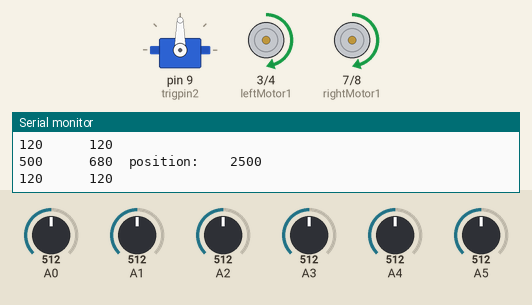
Recording of a sketch running on a simulated Arduino Uno, built with avr-gcc and run on an emulated ATmega328P. On the bench: servo, motor-driver pin pairs drawn as motors (green arrow = first pin HIGH = forward, orange = second pin HIGH = backward, longer = more drive, scaled by the enable pin), the last lines printed to the serial monitor. The inputs (shaded band) are chosen by the test bench; at power-on: A0 = 512, A4 = 512, A5 = 512, A1 = 512, A2 = 512, A3 = 512.

Above: at 4.8 s.
4.9 s: A0 set to 706
At 5.6 s:
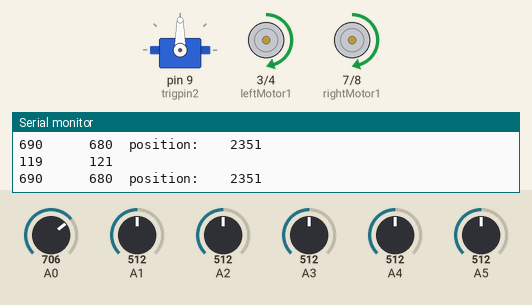
6.5 s: A0 set to 725
At 7.7 s:
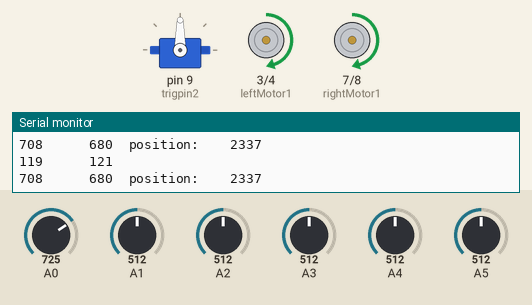
8.0 s: A4 set to 716
At 8.4 s:
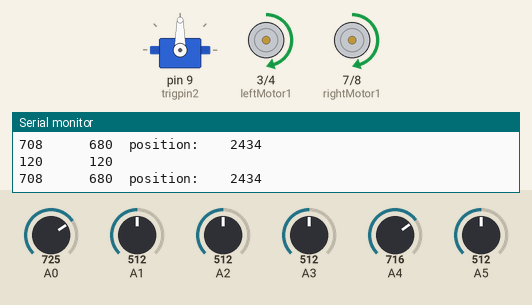
9.6 s: A5 set to 327
At 10.1 s:
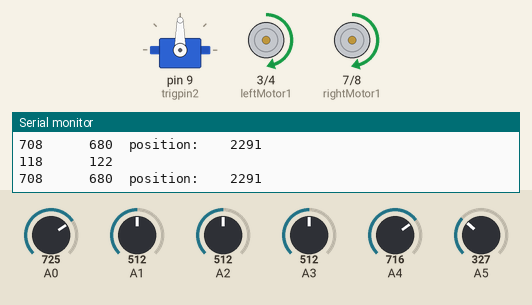
12.6 s: A5 set to 310
At 14.1 s:
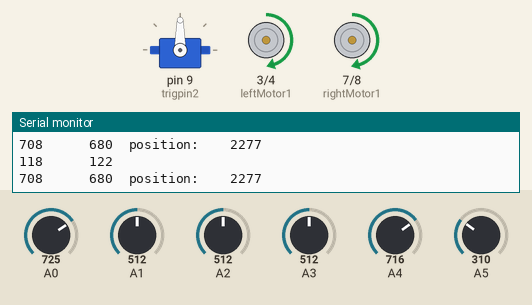
15.6 s: A4 set to 481
At 16.3 s:
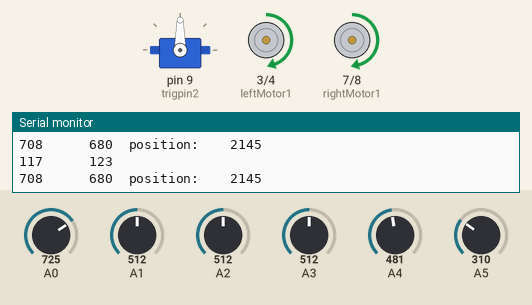
18.6 s: A4 set to 458
Timing chart, 0 to 21.6 s (numbered marks = the images above; inputs shaded):
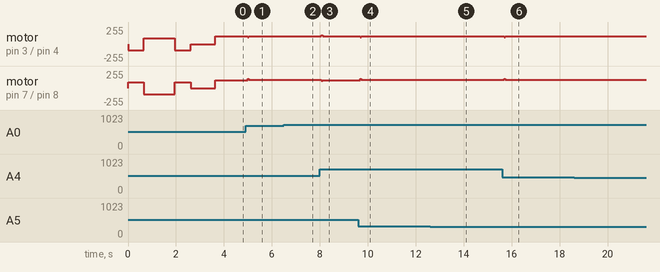

Measured:
- after the input at 4.9 s, motor on pin 3 (leftMotor1) / pin 4 (leftMotor2): forward 120/255 → forward 119/255 after 0.09 s; motor on pin 7 (rightMotor1) / pin 8 (rightMotor2): forward 120/255 → forward 121/255 after 0.09 s
- after the input at 6.5 s, motor on pin 3 (leftMotor1) / pin 4 (leftMotor2): forward 119/255 → forward 117/255 after 0.05 s, → forward 119/255 0.05 s later; motor on pin 7 (rightMotor1) / pin 8 (rightMotor2): forward 121/255 → forward 123/255 after 0.05 s, → forward 121/255 0.05 s later
- after the input at 8.0 s, motor on pin 3 (leftMotor1) / pin 4 (leftMotor2): forward 119/255 → forward 120/255 after 0.06 s; motor on pin 7 (rightMotor1) / pin 8 (rightMotor2): forward 121/255 → forward 120/255 after 0.06 s
- after the input at 9.6 s, motor on pin 3 (leftMotor1) / pin 4 (leftMotor2): forward 120/255 → forward 118/255 after 0.08 s; motor on pin 7 (rightMotor1) / pin 8 (rightMotor2): forward 120/255 → forward 122/255 after 0.08 s
- after the input at 12.6 s, motor on pin 3 (leftMotor1) / pin 4 (leftMotor2): forward 118/255 → forward 117/255 after 0.06 s, → forward 118/255 0.05 s later; motor on pin 7 (rightMotor1) / pin 8 (rightMotor2): forward 122/255 → forward 123/255 after 0.06 s, → forward 122/255 0.05 s later
- after the input at 15.6 s, motor on pin 3 (leftMotor1) / pin 4 (leftMotor2): forward 118/255 → forward 117/255 after 0.09 s; motor on pin 7 (rightMotor1) / pin 8 (rightMotor2): forward 122/255 → forward 123/255 after 0.09 s
- after the input at 18.6 s, motor on pin 3 (leftMotor1) / pin 4 (leftMotor2): forward 117/255 → forward 115/255 after 0.07 s, → forward 117/255 0.05 s later; motor on pin 7 (rightMotor1) / pin 8 (rightMotor2): forward 123/255 → forward 125/255 after 0.07 s, → forward 123/255 0.05 s later

The sketch:

betta.ino
```cpp
#include <QTRSensors.h>
#include <Servo.h> /* Servo kutuphanesi projeye dahil edildi */
#define NUM_SENSORS 6 // kullanılan sensör numarası siz 8ini de kullanabilirsiniz.
#define TIMEOUT 2500 // Sensörlerden başlangıçta kusursuz değerler almak için 2.5 sn. bekle
#define rightMotor1 7
#define rightMotor2 8
#define rightMotorPWM 6
#define leftMotor1 3
#define leftMotor2 4
#define leftMotorPWM 5
#define trigpin1 8 //TRİG pin'ini arduino'daki 5.pine bağladığımızı belirtiyoruz.
#define echopin1 7 //ECHO pin'ini arduino'daki 3.pine bağladığımızı belirtiyoruz.
#define trigpin2 9//TRİG solll pin'ini arduino'daki 5.pine bağladığımızı belirtiyoruz.
#define echopin2 10//ECHO pin'ini arduino'daki 3.pine bağladığımızı belirtiyoruz.
Servo servo;//servo 9. pinde
int lastError = 0;
unsigned int sensors[6];
QTRSensorsAnalog qtrrc((unsigned char[]) {0,1,2,3,4,5} ,NUM_SENSORS);
unsigned int sensorValues[NUM_SENSORS];


void setup()
{
Serial.begin(9600);
pinMode(trigpin1, OUTPUT);
pinMode(echopin1, INPUT);
pinMode(trigpin2, OUTPUT);
pinMode(echopin2, INPUT);
pinMode(rightMotor1, OUTPUT);
pinMode(rightMotor2, OUTPUT);
pinMode(rightMotorPWM, OUTPUT);
pinMode(leftMotor1, OUTPUT);
pinMode(leftMotor2, OUTPUT);
pinMode(leftMotorPWM, OUTPUT);
servo.attach(9);
int i;
for (int i = 0; i < 100; i++){ // tercihe bağlı alandır ya robotunuzu hatta yürüterek kalibre edin veya bunu otomatik yapın.

  if ( i  < 25 || i >= 75 ) // sensörleri, karşılaşılabilecek en aydınlık ve en karanlık okumalara maruz bırakmak için sola ve sağa çevirin.
     turnright(1);
   else
     turnleft(1);
qtrrc.calibrate();
}
delay(20);
wait(1000);


}

void loop()
{
int oda[4];
qtrrc.readCalibrated(sensors);
pidline(120);
Serial.println("çizgi izleme bitti");
oda1();
while(1)wait(500);
}


void oda1(){
  qtrrc.readCalibrated(sensors);
pidline(120);
Serial.println("çizgi izleme bitti");
ilerle(5000);//90cm gidecek
wait(1000);
turnleft(550);//90 derece sola
wait(1000);
ilerle(1900); // 50cm gidecek
wait(1000);
turnleft(550); //90 derece sola
wait (1000);
ilerle(2000); // 30 cm ileri
wait(3000);
geri(2000); // 30 cm geri
wait (200000);

}


void oda2(){
  qtrrc.readCalibrated(sensors);
pidline(120);
Serial.println("çizgi izleme bitti");
ilerle(5000);//90cm gidecek
wait(500);
turnleft(550);//90 derece sola
wait(500);
ilerle(1900); // 50cm gidecek
wait(500);
turnright(550); //90 derece sola
wait (500);
ilerle(4000); // 30 cm ileri
wait(2000);
geri(5000); // 30 cm geri
wait (200000);

}

void oda3(){
  qtrrc.readCalibrated(sensors);
pidline(120);
Serial.println("çizgi izleme bitti");
ilerle(5000);//90cm gidecek
wait(500);
turnright(550);//90 derece sola
wait(500);
ilerle(1900); // 50cm gidecek
wait(500);
turnleft(550); //90 derece sola
wait (500);
ilerle(4000); // 30 cm ileri
wait(2000);
geri(5000); // 30 cm geri
wait (200000);

}


void oda4(){
  qtrrc.readCalibrated(sensors);
pidline(120);
Serial.println("çizgi izleme bitti");
ilerle(6000);//90cm gidecek
wait(500);
turnright(550);//90 derece sola
wait(500);
ilerle(1900); // 50cm gidecek
wait(500);
turnright(550); //90 derece sola
wait (500);
ilerle(4000); // 30 cm ileri
wait(2000);
geri(5000); // 30 cm geri
wait (200000);

}


int onsensor(){
  long sure, mesafe;
digitalWrite(trigpin2, LOW); //ses sinyalleri göndermeyi kesiyor.
delayMicroseconds(3);// 3 mikrosaniye bekliyor.
digitalWrite(trigpin2, HIGH); //ardından tekrar ses sinyallerini gönderiyor.
delayMicroseconds(20); //20 microsaniye bekliyor.
digitalWrite(trigpin2, LOW); //ses sinyalleri göndermeyi kesiyor.
sure = pulseIn(echopin2, HIGH); // dönen ses dalgalarını alıyor ve ses sinyallerinin geri dönme süresini hesaplayıp "sure" değişkenine atıyor.
mesafe = (sure/2) / 29.1; //ölçülen sure uzaklığa(cm)'ye çeviriliyor.
   if (mesafe > 200 || mesafe < 0)// mesafe 200'den büyükse veya mesafe 0'dan küçükse süslü parantez içerisindeki işlemi yaptırıyor.
   {
    return 0;
   }
   else {
   return mesafe;
   }

  }
int sagsensor(){
long sure, mesafe;
digitalWrite(trigpin1, LOW); //ses sinyalleri göndermeyi kesiyor.
delayMicroseconds(3);// 3 mikrosaniye bekliyor.
digitalWrite(trigpin1, HIGH); //ardından tekrar ses sinyallerini gönderiyor.
delayMicroseconds(10); //10 microsaniye bekliyor.
digitalWrite(trigpin1, LOW); //ses sinyalleri göndermeyi kesiyor.
sure = pulseIn(echopin1, HIGH); // dönen ses dalgalarını alıyor ve ses sinyallerinin geri dönme süresini hesaplayıp "sure" değişkenine atıyor.
mesafe = (sure/2) / 29.1; //ölçülen sure uzaklığa(cm)'ye çeviriliyor.
   if (mesafe > 200 || mesafe < 0)// mesafe 200'den büyükse veya mesafe 0'dan küçükse süslü parantez içerisindeki işlemi yaptırıyor.
   {
    return 0;
   }
   else {
   return mesafe;
   }
}
void pidline(int basespeed){
  //all sensonrs =0 ==>0
#define Kp 0.01 // Kendi deneyimlerinizle bulmanız gerekli küçük bir değer ile başlayıp, büyütebilirsiniz en kararlı Kp değerini bulana kadar..
#define Kd 0.125 // Bunu da küçük bir değerden başlatın ve deneyimleyerek büyütün. ( Not: Kp < Kd)
#define rightMaxSpeed 200
#define leftMaxSpeed 200
 // robot için kp ve kd değerlerini tutturduysanız şayet motorların dönmesi gereken hız budur

qtrrc.readCalibrated(sensors);
while(sensors[5]<950||sensors[0]<950){//büyüktürler(beyaz) küçüktür(siyah) olacak
int position = qtrrc.readLine(sensors,true, 0);//0 siyah ,1 beyaz
Serial.print(sensors[0]);Serial.print("      ");Serial.print(sensors[7]);Serial.print("  position:    ");Serial.println(position);
int error = position - 2500;
int motorSpeed = Kp * error + Kd * (error - lastError);
lastError = error;
int rightMotorSpeed = basespeed- motorSpeed;
int leftMotorSpeed = basespeed + motorSpeed;
if (rightMotorSpeed > rightMaxSpeed ) rightMotorSpeed = rightMaxSpeed;
if (leftMotorSpeed > leftMaxSpeed ) leftMotorSpeed = leftMaxSpeed;
if (rightMotorSpeed < 0) rightMotorSpeed = 0;
if (leftMotorSpeed < 0) leftMotorSpeed = 0;
Serial.print(leftMotorSpeed);Serial.print("      ");
Serial.println(rightMotorSpeed);

digitalWrite(rightMotor1, HIGH);
digitalWrite(rightMotor2, LOW);
analogWrite(rightMotorPWM, rightMotorSpeed);
digitalWrite(leftMotor1, HIGH);
digitalWrite(leftMotor2, LOW);
analogWrite(leftMotorPWM, leftMotorSpeed);
qtrrc.readCalibrated(sensors);
if(sensors[5]>800&&sensors[0]>800){
digitalWrite(rightMotor1, LOW);
digitalWrite(rightMotor2, LOW);
analogWrite(rightMotorPWM, 0);
digitalWrite(leftMotor1, LOW);
digitalWrite(leftMotor2, LOW);
analogWrite(leftMotorPWM, 0);
delay(1000); break;

}
}

}


void turnright(int a){
digitalWrite(rightMotor1, HIGH);
digitalWrite(rightMotor2, LOW);
analogWrite(rightMotorPWM, 90);
digitalWrite(leftMotor1, LOW);
digitalWrite(leftMotor2, HIGH);
analogWrite(leftMotorPWM, 90);
delay(a);
}
void turnleft(int a){
digitalWrite(rightMotor1, LOW);
digitalWrite(rightMotor2, HIGH);
analogWrite(rightMotorPWM, 90);
digitalWrite(leftMotor1, HIGH);
digitalWrite(leftMotor2, LOW);
analogWrite(leftMotorPWM, 90);
delay(a);
  }
 void wait(int a){
digitalWrite(leftMotor1, LOW);
digitalWrite(leftMotor2, LOW);
analogWrite(leftMotorPWM, 0);
digitalWrite(rightMotor1, LOW);
digitalWrite(rightMotor2, LOW);
analogWrite(rightMotorPWM, 0);

delay(a);
  }
 void ilerle(int a){

digitalWrite(leftMotor1, HIGH);
digitalWrite(leftMotor2, LOW);
analogWrite(leftMotorPWM, 90);
digitalWrite(rightMotor1, HIGH);
digitalWrite(rightMotor2, LOW);
analogWrite(rightMotorPWM, 90);
delay(a);
  }
   void geri(int a){
digitalWrite(rightMotor1, LOW);
digitalWrite(rightMotor2, HIGH);
analogWrite(rightMotorPWM, 90);
digitalWrite(leftMotor1,LOW );
digitalWrite(leftMotor2, HIGH);
analogWrite(leftMotorPWM, 90);
delay(a);
  }
```
